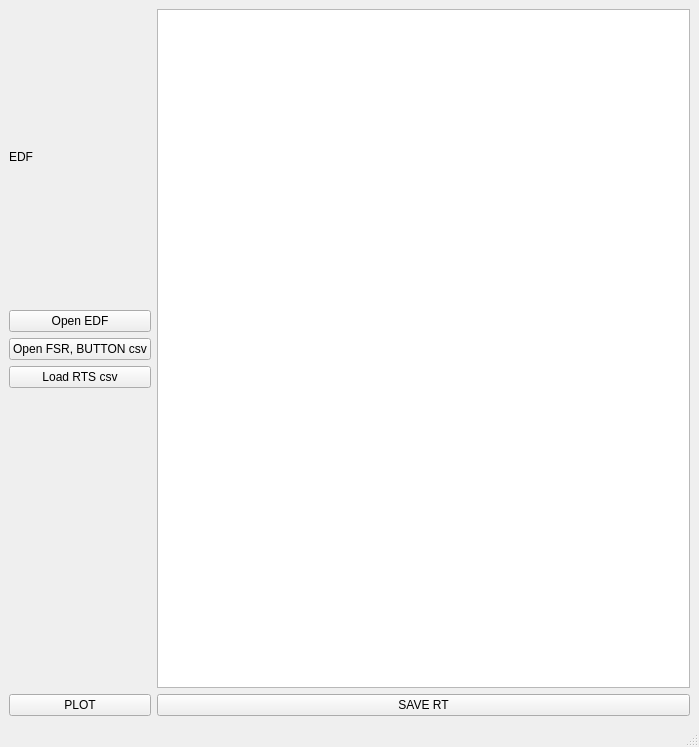
<?xml version="1.0" encoding="UTF-8"?>
<ui version="4.0">
 <class>MainWindow</class>
 <widget class="QMainWindow" name="MainWindow">
  <property name="geometry">
   <rect>
    <x>0</x>
    <y>0</y>
    <width>699</width>
    <height>747</height>
   </rect>
  </property>
  <property name="windowTitle">
   <string>MainWindow</string>
  </property>
  <widget class="QWidget" name="centralwidget">
   <layout class="QGridLayout" name="gridLayout">
    <item row="0" column="0">
     <layout class="QVBoxLayout" name="verticalLayout_2">
      <item>
       <widget class="QLabel" name="label">
        <property name="text">
         <string>EDF</string>
        </property>
       </widget>
      </item>
      <item>
       <widget class="QPushButton" name="pushButtonFile">
        <property name="text">
         <string>Open EDF</string>
        </property>
       </widget>
      </item>
      <item>
       <widget class="QPushButton" name="pushButtonOpenCsv">
        <property name="text">
         <string>Open FSR, BUTTON csv</string>
        </property>
       </widget>
      </item>
      <item>
       <widget class="QPushButton" name="pushButtonLoadRTcsv">
        <property name="text">
         <string>Load RTS csv</string>
        </property>
       </widget>
      </item>
      <item>
       <widget class="QLabel" name="labelEDFFile">
        <property name="maximumSize">
         <size>
          <width>400</width>
          <height>16777215</height>
         </size>
        </property>
        <property name="focusPolicy">
         <enum>Qt::WheelFocus</enum>
        </property>
        <property name="text">
         <string/>
        </property>
        <property name="wordWrap">
         <bool>true</bool>
        </property>
       </widget>
      </item>
      <item>
       <widget class="QPushButton" name="pushButtonPlot">
        <property name="text">
         <string>PLOT</string>
        </property>
       </widget>
      </item>
     </layout>
    </item>
    <item row="0" column="1">
     <layout class="QVBoxLayout" name="verticalLayout">
      <item>
       <widget class="QTableView" name="tableViewEdf_UI"/>
      </item>
      <item>
       <widget class="QPushButton" name="pushButtonSaveRtToFile">
        <property name="text">
         <string>SAVE RT</string>
        </property>
       </widget>
      </item>
     </layout>
    </item>
   </layout>
  </widget>
  <widget class="QMenuBar" name="menubar">
   <property name="geometry">
    <rect>
     <x>0</x>
     <y>0</y>
     <width>699</width>
     <height>22</height>
    </rect>
   </property>
  </widget>
  <widget class="QStatusBar" name="statusbar"/>
 </widget>
 <resources/>
 <connections/>
</ui>
